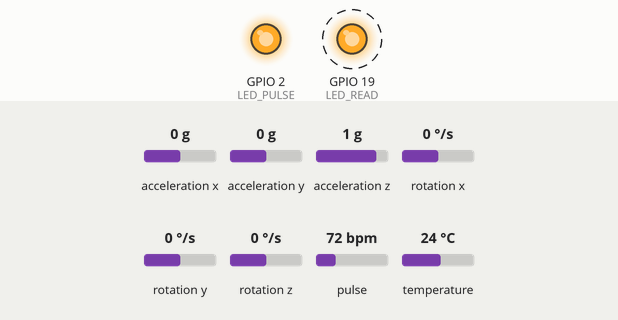
A program run on a simulated ESP32. On the bench: output pins drawn as LEDs (lit = HIGH). Dashed ring = blinking. The inputs (shaded band) are chosen by the test bench; at power-on: acceleration x 0 g, acceleration y 0 g, acceleration z 1 g, rotation x 0 °/s, rotation y 0 °/s, rotation z 0 °/s, pulse 72 bpm, temperature 24 °C. What the program prints to the serial monitor is not drawn.

Above: at 3.25 s.
3.3 s: acceleration x set to -1.4 g
At 4.22 s:
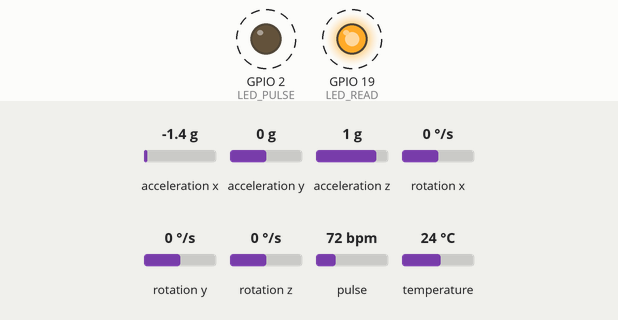
6.3 s: acceleration y set to -0.2 g
At 6.69 s:
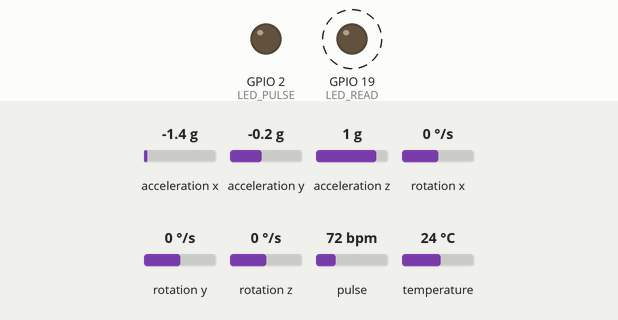
9.3 s: acceleration z set to 0.1 g
12.3 s: acceleration z set to -0.2 g
Timing chart, 0 to 16.3 s (numbered marks = the images above; inputs shaded):
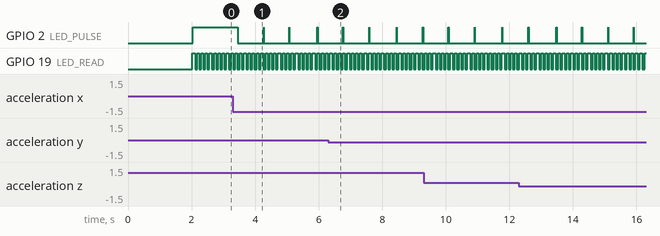

The program:

main.cpp
```cpp
// main.cpp - VERSIÓN PARA GRÁFICAS EN TIEMPO REAL
#include <Arduino.h>
#include <Wire.h>
#include <Adafruit_Sensor.h>
#include <Adafruit_MPU6050.h>
#include "MAX30105.h"

// ===========================
// OBJETOS GLOBALES
// ===========================
MAX30105 particleSensor;
Adafruit_MPU6050 mpu;

// ===========================
// VARIABLES GLOBALES SIMPLES
// ===========================
struct SensorData
{
    // MAX30105
    float spO2 = 0;
    int heartRate = 0;
    int32_t irValue = 0;
    int32_t redValue = 0;
    bool fingerDetected = false;

    // MPU6050
    float accelX = 0, accelY = 0, accelZ = 0;
    float temperature = 0;
    int stepCount = 0;
} sensorData;

// ===========================
// VARIABLES PARA DETECCIÓN MEJORADA
// ===========================
// Para MAX30105
unsigned long lastBeatTime = 0;
const int BEAT_ARRAY_SIZE = 5; // Más pequeño para respuesta más rápida
int beatArray[BEAT_ARRAY_SIZE];
int beatIndex = 0;
int beatSamples = 0;

// Para MPU6050
unsigned long lastStepTime = 0;
const unsigned long STEP_COOLDOWN = 300; // ms entre pasos
float lastAcceleration = 9.8;
const float STEP_THRESHOLD = 0.5; // Umbral más bajo para mejor detección
int stepCounter = 0;
bool isMoving = false;

// LEDs
const int LED_PULSE = 2;
const int LED_READ = 19;

// Control de tiempo
unsigned long lastSendTime = 0;
const unsigned long SEND_INTERVAL = 500; // Enviar cada 500ms (más rápido para gráficas)

// ===========================
// SETUP
// ===========================
void setup()
{
    Serial.begin(115200);
    Wire.begin(21, 22);

    pinMode(LED_PULSE, OUTPUT);
    pinMode(LED_READ, OUTPUT);

    delay(2000);

    Serial.println("\n🎯 SISTEMA PARA GRÁFICAS EN TIEMPO REAL");
    Serial.println("========================================\n");

    // Inicializar MAX30105
    Serial.print("📟 MAX30105: ");
    if (particleSensor.begin(Wire, I2C_SPEED_FAST))
    {
        Serial.println("✅ CONECTADO");

        // Configuración optimizada para respuesta rápida
        particleSensor.setup(100, 4, 2, 100, 411, 4096); // Brillo más alto
        particleSensor.setPulseAmplitudeRed(0x3A);       // Brillo alto para mejor lectura
        particleSensor.setPulseAmplitudeIR(0x2A);

        // Apagar LED verde
        particleSensor.setPulseAmplitudeGreen(0);

        // Habilitar todas las funcionalidades
        particleSensor.enableDIETEMPRDY();
    }
    else
    {
        Serial.println("❌ NO CONECTADO");
    }

    // Inicializar MPU6050
    Serial.print("📊 MPU6050: ");
    if (mpu.begin())
    {
        Serial.println("✅ CONECTADO");
        mpu.setAccelerometerRange(MPU6050_RANGE_4_G);
        mpu.setFilterBandwidth(MPU6050_BAND_21_HZ);
    }
    else
    {
        Serial.println("❌ NO CONECTADO");
    }

    Serial.println("\n⚡ SISTEMA LISTO PARA GRÁFICAS");
    Serial.println("👆 Pon tu dedo en el sensor MAX30105");
    Serial.println("🎯 Agita el MPU6050 para contar 'pasos'");
    Serial.println("📈 Datos se envían cada 500ms");
    Serial.println("========================================\n");

    // Inicializar array de latidos
    for (int i = 0; i < BEAT_ARRAY_SIZE; i++)
    {
        beatArray[i] = 0;
    }
}

// ===========================
// FUNCIÓN PARA CALCULAR SpO2 MEJORADA
// ===========================
float calculateSpO2(int32_t ir, int32_t red)
{
    if (ir < 20000 || red < 5000) // Umbral más bajo para detección temprana
        return 0;

    // Fórmula mejorada para rango más realista
    float ratio = (float)red / (float)ir;

    // Ajustar fórmula para valores más realistas
    float spO2 = 104.0 - (17.0 * ratio); // Ajustado para mejor rango

    // Limitar a rango razonable pero permitir variación
    if (spO2 < 70.0)
        spO2 = 0; // Si es muy bajo, devolver 0
    if (spO2 > 100.0)
        spO2 = 100.0;

    return spO2;
}

// ===========================
// FUNCIÓN PARA DETECTAR PASOS MEJORADA
// ===========================
void detectStep(float currentAccel)
{
    unsigned long currentTime = millis();

    // Calcular cambio en aceleración
    float accelChange = abs(currentAccel - lastAcceleration);

    // Si el cambio es significativo y ha pasado el tiempo de cooldown
    if (accelChange > STEP_THRESHOLD && (currentTime - lastStepTime) > STEP_COOLDOWN)
    {
        stepCounter++;
        lastStepTime = currentTime;

        // Solo mostrar cada 5 pasos para no saturar serial
        if (stepCounter % 5 == 0)
        {
            Serial.print("👣 Paso #");
            Serial.println(stepCounter);
        }
    }

    lastAcceleration = currentAccel;
}

// ===========================
// FUNCIÓN PARA ENVIAR DATOS (JSON)
// ===========================
void sendSensorData()
{
    unsigned long currentTime = millis();

    // Crear JSON
    Serial.print("{");

    // Timestamp (en segundos con decimales para gráficas)
    Serial.print("\"timestamp\":");
    Serial.print(currentTime / 1000.0, 3);
    Serial.print(",");

    // ===== DATOS MAX30105 - SIEMPRE PRESENTES =====
    Serial.print("\"spo2\":");
    Serial.print(sensorData.spO2, 1);
    Serial.print(",\"ritmo_cardiaco\":");
    Serial.print(sensorData.heartRate);
    Serial.print(",\"ir_value\":");
    Serial.print(sensorData.irValue);
    Serial.print(",\"red_value\":");
    Serial.print(sensorData.redValue);
    Serial.print(",\"finger_detected\":");
    Serial.print(sensorData.fingerDetected ? "true" : "false");
    Serial.print(",");

    // ===== DATOS MPU6050 - SIEMPRE PRESENTES =====
    float accelTotal = sqrt(sensorData.accelX * sensorData.accelX +
                            sensorData.accelY * sensorData.accelY +
                            sensorData.accelZ * sensorData.accelZ);

    Serial.print("\"acel_x\":");
    Serial.print(sensorData.accelX, 2);
    Serial.print(",\"acel_y\":");
    Serial.print(sensorData.accelY, 2);
    Serial.print(",\"acel_z\":");
    Serial.print(sensorData.accelZ, 2);
    Serial.print(",\"acel_total\":");
    Serial.print(accelTotal, 2);
    Serial.print(",\"temperatura\":");
    Serial.print(sensorData.temperature, 1);
    Serial.print(",\"pasos_totales\":");
    Serial.print(sensorData.stepCount);
    Serial.print(",\"is_moving\":");
    Serial.print(isMoving ? "true" : "false");
    Serial.print(",");

    // Estado sensores
    bool maxConnected = particleSensor.begin(Wire, I2C_SPEED_FAST);
    bool mpuConnected = mpu.begin();

    Serial.print("\"sensor_status\":{");
    Serial.print("\"max30102\":");
    Serial.print(maxConnected ? "true" : "false");
    Serial.print(",\"mpu6050\":");
    Serial.print(mpuConnected ? "true" : "false");
    Serial.print("}");

    Serial.println("}");
}

// ===========================
// LOOP PRINCIPAL - OPTIMIZADO PARA GRÁFICAS
// ===========================
void loop()
{
    static unsigned long lastDebugTime = 0;
    unsigned long currentTime = millis();

    // LED indicador de actividad
    static bool ledState = false;
    ledState = !ledState;
    digitalWrite(LED_READ, ledState);

    // ===========================
    // LEER MAX30105 - CADA ITERACIÓN
    // ===========================
    sensorData.irValue = particleSensor.getIR();
    sensorData.redValue = particleSensor.getRed();

    // Detectar dedo con histéresis para evitar flickering
    static bool lastFingerState = false;
    static unsigned long fingerStateTime = 0;

    bool currentFingerDetected = (sensorData.irValue > 30000); // Umbral más bajo

    // Aplicar histéresis: cambiar estado solo después de 100ms estable
    if (currentFingerDetected != lastFingerState)
    {
        if (currentTime - fingerStateTime > 100)
        {
            sensorData.fingerDetected = currentFingerDetected;
            lastFingerState = currentFingerDetected;
            fingerStateTime = currentTime;

            // Feedback visual inmediato
            if (sensorData.fingerDetected)
            {
                Serial.println("✅ DEDO DETECTADO - Comenzando medición...");
                digitalWrite(LED_PULSE, HIGH);
            }
            else
            {
                Serial.println("❌ DEDO QUITADO - Deteniendo medición...");
                digitalWrite(LED_PULSE, LOW);
            }
        }
    }
    else
    {
        fingerStateTime = currentTime;
    }

    if (sensorData.fingerDetected)
    {
        // Detección de latido mejorada
        static int32_t lastIR = 0;
        static int32_t lastLastIR = 0;
        int32_t delta = sensorData.irValue - lastIR;
        int32_t lastDelta = lastIR - lastLastIR;

        // Detectar picos (latidos) - algoritmo mejorado
        static bool wasRising = false;

        // Solo detectar si hay suficiente señal
        if (abs(delta) > 80)
        {
            if (delta > 0 && lastDelta <= 0 && !wasRising)
            {
                wasRising = true;
            }

            if (delta < 0 && lastDelta >= 0 && wasRising)
            {
                wasRising = false;

                if (currentTime - lastBeatTime > 300) // Mínimo 300ms entre latidos
                {
                    long beatInterval = currentTime - lastBeatTime;

                    if (beatInterval > 300 && beatInterval < 1500) // 40-200 BPM
                    {
                        int bpm = 60000 / beatInterval;

                        // Promediar últimos latidos
                        beatArray[beatIndex] = bpm;
                        beatIndex = (beatIndex + 1) % BEAT_ARRAY_SIZE;
                        beatSamples = min(beatSamples + 1, BEAT_ARRAY_SIZE);

                        // Calcular promedio
                        int sum = 0;
                        for (int i = 0; i < beatSamples; i++)
                        {
                            sum += beatArray[i];
                        }

                        sensorData.heartRate = sum / beatSamples;

                        // Parpadeo LED con latido
                        digitalWrite(LED_PULSE, HIGH);
                        delay(10);
                        digitalWrite(LED_PULSE, LOW);
                    }

                    lastBeatTime = currentTime;
                }
            }
        }

        lastLastIR = lastIR;
        lastIR = sensorData.irValue;

        // Calcular SpO2 con valores actuales
        sensorData.spO2 = calculateSpO2(sensorData.irValue, sensorData.redValue);

        // Si SpO2 es 0 pero hay dedo, usar valor por defecto
        if (sensorData.spO2 == 0 && sensorData.irValue > 50000)
        {
            sensorData.spO2 = 98.0; // Valor por defecto cuando hay dedo
        }
    }
    else
    {
        // SIN DEDO - PONER TODO EN 0 INMEDIATAMENTE
        sensorData.heartRate = 0;
        sensorData.spO2 = 0;

        // Resetear variables de latido
        for (int i = 0; i < BEAT_ARRAY_SIZE; i++)
        {
            beatArray[i] = 0;
        }
        beatIndex = 0;
        beatSamples = 0;

        digitalWrite(LED_PULSE, LOW);
    }

    // ===========================
    // LEER MPU6050 - CADA ITERACIÓN
    // ===========================
    sensors_event_t a, g, temp;
    if (mpu.getEvent(&a, &g, &temp))
    {
        sensorData.accelX = a.acceleration.x;
        sensorData.accelY = a.acceleration.y;
        sensorData.accelZ = a.acceleration.z;
        sensorData.temperature = temp.temperature;

        // Calcular aceleración total
        float currentAccel = sqrt(sensorData.accelX * sensorData.accelX +
                                  sensorData.accelY * sensorData.accelY +
                                  sensorData.accelZ * sensorData.accelZ);

        // Detectar pasos
        detectStep(currentAccel);
        sensorData.stepCount = stepCounter;

        // Determinar si hay movimiento
        float accelVariation = abs(currentAccel - 9.8);
        isMoving = (accelVariation > 0.2); // Umbral más bajo
    }
    else
    {
        // Si no hay sensor, mantener valores por defecto
        sensorData.accelX = 0;
        sensorData.accelY = 0;
        sensorData.accelZ = 9.8;
        sensorData.temperature = 25.0;
        isMoving = false;
    }

    // ===========================
    // ENVIAR DATOS CADA 500ms (PARA GRÁFICAS SUAVES)
    // ===========================
    if (currentTime - lastSendTime >= SEND_INTERVAL)
    {
        lastSendTime = currentTime;

        // Enviar datos
        sendSensorData();

        // Debug cada 5 segundos
        if (currentTime - lastDebugTime >= 5000)
        {
            lastDebugTime = currentTime;

            Serial.print("📊 ESTADO: ");
            Serial.print("SpO2: ");
            Serial.print(sensorData.spO2, 1);
            Serial.print("% | HR: ");
            Serial.print(sensorData.heartRate);
            Serial.print(" | IR: ");
            Serial.print(sensorData.irValue);
            Serial.print(" | Dedo: ");
            Serial.print(sensorData.fingerDetected ? "SI" : "NO");
            Serial.print(" | Pasos: ");
            Serial.print(sensorData.stepCount);
            Serial.print(" | Mov: ");
            Serial.print(isMoving ? "SI" : "NO");
            Serial.println();
        }
    }

    // Pequeña pausa para no saturar
    delay(50);
}
```

Measured:
- the behaviour switches between 0 and -0.1 g on acceleration y (found by bisection; images 1 and 2)
- by itself, GPIO 2 (LED_PULSE): alternates HIGH for 0.01 s and LOW for 0.80 s
- by itself, GPIO 19 (LED_READ): alternates HIGH for 0.06 s and LOW for 0.06 s
